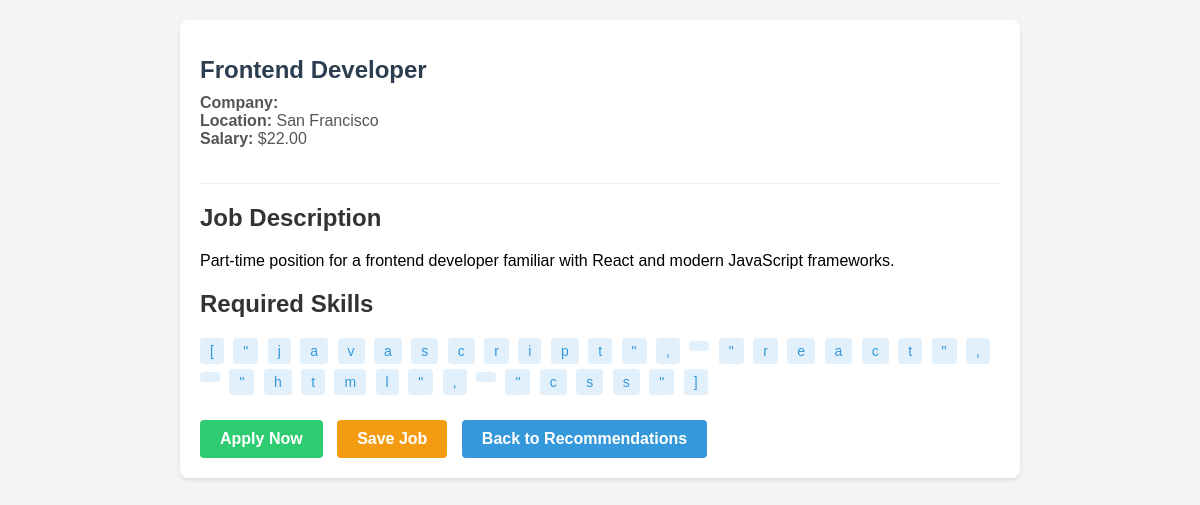
Screenshot of /job/2/ (signed in) with the database file from the repository.
### users/models.py (models this page shows, shortened)
class Job(models.Model):
    employer = models.ForeignKey(Employer, on_delete=models.CASCADE)
    title = models.CharField(max_length=100)  # 职位标题
    description = models.TextField()  # 职位描述
    salary = models.DecimalField(max_digits=10, decimal_places=2)  # 薪资
    working_hours = models.JSONField()  # 工作时间段
    location = models.CharField(max_length=100)  # 工作地点
    skills_required = models.JSONField()  # 所需技能
    created_at = models.DateTimeField(auto_now_add=True)  # 创建时间
    status = models.CharField(max_length=20, default='OPEN')

### users/views.py (the view, shortened to what this page needs)
# urls.py: path('job/<int:job_id>/', views.job_detail, name='job_detail'),
@login_required
def job_detail(request, job_id):
    job = Job.objects.get(id=job_id)
    return render(request, 'users/job_detail.html', {'job': job})

### users/templates/users/job_detail.html (shortened to what this page needs)
<!DOCTYPE html>
<html>
<head>
</head>
<body>
    <div class="container">
        <div class="job-header">
            <h1 class="job-title">{{ job.title }}</h1>
            <div class="job-meta">
                <div><strong>Company:</strong> {{ job.employer.company_name }}</div>
                <div><strong>Location:</strong> {{ job.location }}</div>
                <div><strong>Salary:</strong> ${{ job.salary }}</div>
            </div>
        </div>
        <div class="job-description">
            <h2>Job Description</h2>
            <p>{{ job.description }}</p>
        </div>
        <div class="job-skills">
            <h2>Required Skills</h2>
            {% for skill in job.skills_required %}
                <span class="skill-tag">{{ skill }}</span>
            {% empty %}
                <p>No specific skills required</p>
            {% endfor %}
        </div>
        <div class="job-actions">
            <a href="{% url 'apply_job' job.id %}" class="button apply-button">Apply Now</a>
            <a href="{% url 'save_job' job.id %}" class="button save-button">Save Job</a>
            <a href="{% url 'job_recommendations' %}" class="button back-button">Back to Recommendations</a>
        </div>
    </div>
</body>
</html>

### users/templates/users/job_detail.html (style rules this page uses)
body { font-family: Arial, sans-serif; background-color: #f5f5f5; margin: 0; padding: 20px; }
.container { max-width: 800px; margin: 0 auto; background-color: white; padding: 20px; border-radius: 8px; box-shadow: 0 2px 4px rgba(0, 0, 0, 0.1); }
h1, h2 { color: #333; }
.job-header { border-bottom: 1px solid #eee; padding-bottom: 15px; margin-bottom: 20px; }
.job-title { font-size: 24px; margin-bottom: 10px; color: #2c3e50; }
.job-meta { color: #555; margin-bottom: 20px; }
.job-description { margin-bottom: 20px; }
.job-skills { margin-bottom: 20px; }
.skill-tag { display: inline-block; background-color: #e1f0fa; padding: 5px 10px; border-radius: 4px; margin-right: 5px; margin-bottom: 5px; font-size: 14px; color: #3498db; }
.button { padding: 10px 20px; border: none; border-radius: 4px; cursor: pointer; font-weight: bold; text-decoration: none; display: inline-block; margin-right: 10px; }
.apply-button { background-color: #2ecc71; color: white; }
.save-button { background-color: #f39c12; color: white; }
.back-button { background-color: #3498db; color: white; }

### rows the page displays
Job: title "Frontend Developer", location "San Francisco", salary "22.00", description "Part-time position for a frontend developer familiar with React and modern JavaScript frameworks."

### other values shown
{{ skill }} "[" "\"" "j" "a" "v" "a" "s" "c" "r" "i" "p" "t" "\"" "," "\"" "r" "e" "a" "c" "t" "\"" "," "\"" "h" "t" "m" "l" "\"" "," "\"" "c" "s" "s" "\"" "]"
